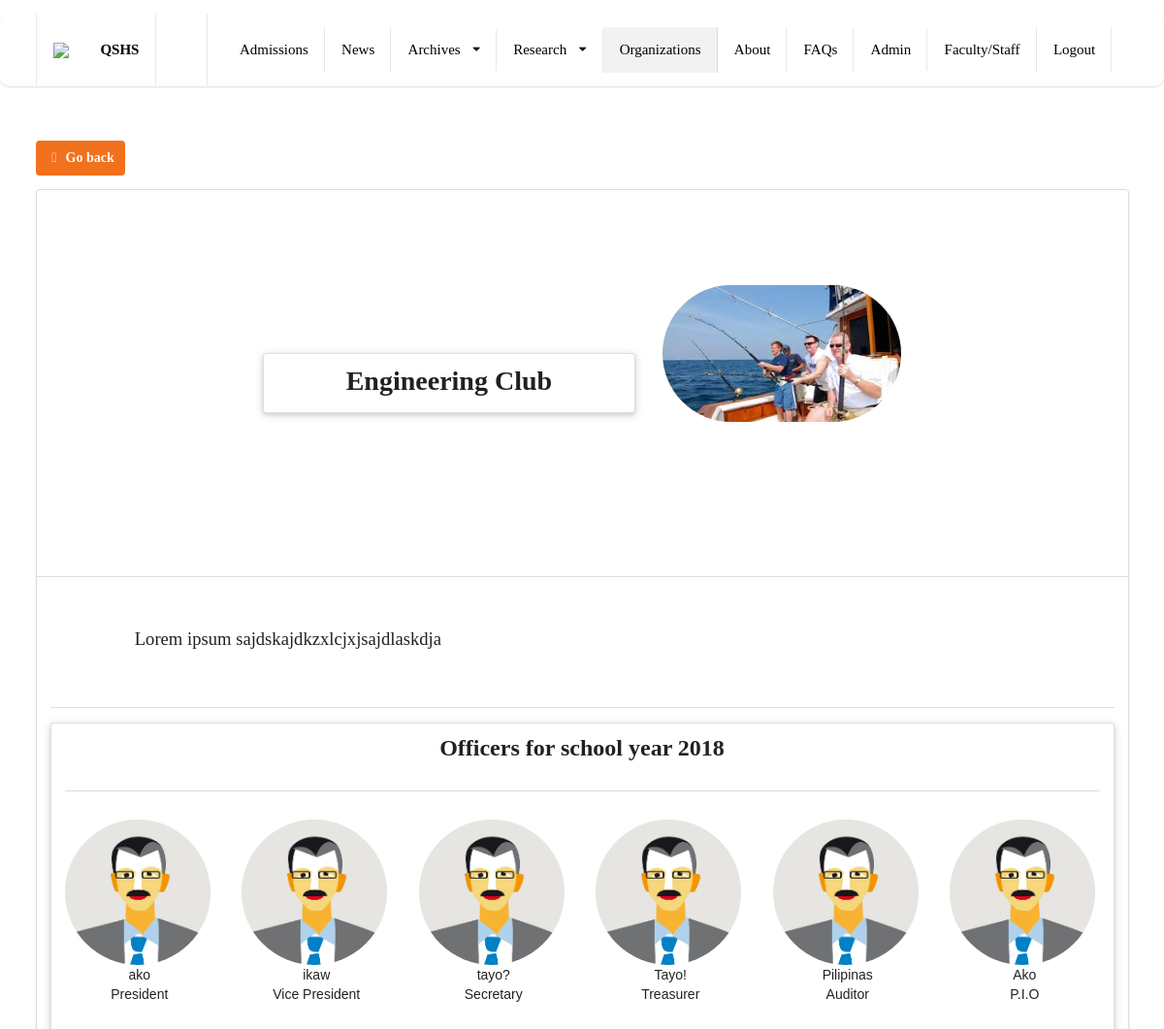
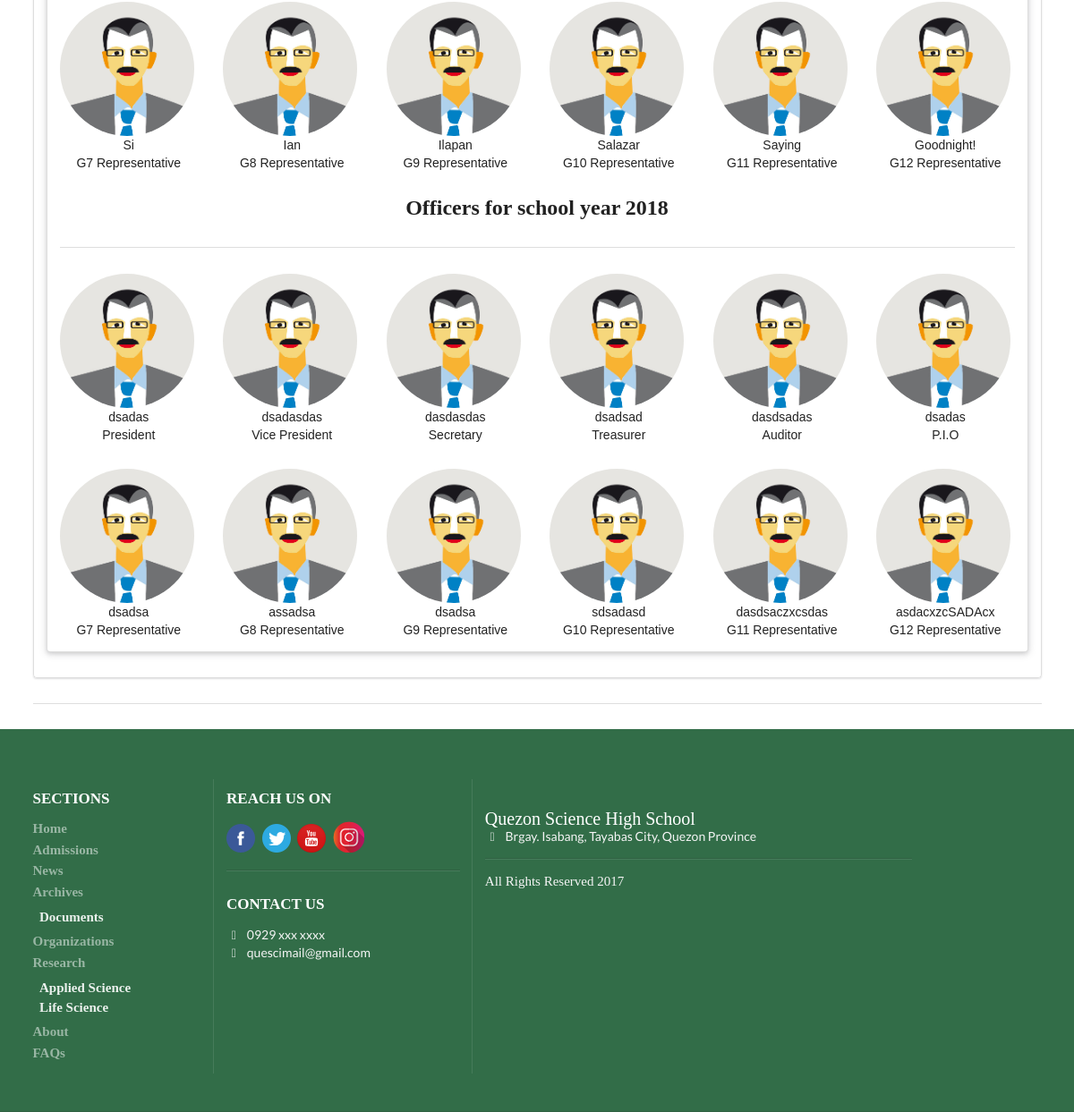
The page /organizations/details/2 (signed in) on the database its author committed (2 pictures, top to bottom).
### staff/models.py (models this page shows, shortened)
class Organization(models.Model):
    LEVEL = (
        ("Main", "Main"),
        ("Core Subject", "Core Subject"),
        ("Social Science", "Social Science"),
        ("Music and Arts", "Music and Arts"),
    )
    name = models.CharField(max_length=100)
    category = models.CharField(choices=LEVEL, max_length=50, blank=True, null=True)
    logo = models.ImageField(upload_to="organization/{}/logo".format(name), null=True)
    acronym = models.CharField(max_length=10)
    description = models.TextField(max_length=5000)

class OrganizationOfficer(models.Model):
    organization = models.ForeignKey(Organization, related_name="officers", on_delete=models.CASCADE)
    SY_CHOICES = [
        (x,x) for x in range(timezone.now().year-1, timezone.now().year+1)
    ]
    school_year = models.PositiveIntegerField(validators=[
        MinValueValidator(2018),
        MaxValueValidator(timezone.now().year)
        ], choices=SY_CHOICES
    )
    adviser = models.CharField(max_length=100)
    president = models.CharField(max_length=100)
    vice_president = models.CharField(max_length=100)
    secretary = models.CharField(max_length=100)
    treasurer = models.CharField(max_length=100)
    auditor = models.CharField(max_length=100)
    pio = models.CharField(max_length=100)
    g7_rep = models.CharField(max_length=100)
    g8_rep = models.CharField(max_length=100)
    g9_rep = models.CharField(max_length=100)
    g10_rep = models.CharField(max_length=100)
    g11_rep = models.CharField(max_length=100)
    g12_rep = models.CharField(max_length=100)
    adviser_picture = models.ImageField(upload_to="organiation/" + str(organization.name).lower() + "/profiles", null=True, blank=True)
    pres_picture = models.ImageField(upload_to="organization/" + str(organization.name).lower() + "/profiles", null=True, blank=True)
    vp_picture = models.ImageField(upload_to="organization/" + str(organization.name).lower() + "/profiles", null=True, blank=True)
    sec_picture = models.ImageField(upload_to="organization/" + str(organization.name).lower() + "/profiles", null=True, blank=True)
    tres_picture = models.ImageField(upload_to="organization/" + str(organization.name).lower() + "/profiles", null=True, blank=True)
    aud_picture = models.ImageField(upload_to="organization/" + str(organization.name) + "/profiles", null=True, blank=True)
    pio_picture = models.ImageField(upload_to="organization/" + str(organization.name) + "/profiles", null=True, blank=True)
    g7_picture = models.ImageField(upload_to="organization/" + str(organization.name) + "/profiles", null=True, blank=True)
    g8_picture = models.ImageField(upload_to="organization/" + str(organization.name) + "/profiles", null=True, blank=True)
    g9_picture = models.ImageField(upload_to="organization/" + str(organization.name) + "/profiles", null=True, blank=True)
    g10_picture = models.ImageField(upload_to="organization/" + str(organization.name) + "/profiles", null=True, blank=True)
    g11_picture = models.ImageField(upload_to="organization/" + str(organization.name) + "/profiles", null=True, blank=True)
    g12_picture = models.ImageField(upload_to="organization/" + str(organization.name) + "/profiles", null=True, blank=True)
    @property
    def is_present(self):
        if self.school_year > timezone.now().year:
            return False
        else:
            return True

### main/views.py (the view)
# urls.py: path('organizations/details/<int:pk>', views.OrganizationDetailView.as_view(), name="organization_details"),
class OrganizationDetailView(DetailView):
    template_name = 'main/orgs_detail.html'
    model = Organization
    context_object_name = "organization"
    pk_url_kwarg = "pk"

### templates/main/orgs_detail.html (shortened to what this page needs)
{% extends 'base_2.html' %}
{% load staticfiles %}
{% block org %}
  active
{% endblock %}
{% block main_content %}
  <div class="ui container vertical stripe segment">
    <a href="{% url 'main:organizations' %}" class="ui orange icon button">
      <i class="left double angle icon"></i>
      Go back
    </a>
    <div class="ui segments">
        <div class="ui segment" id="banner">
          <div class="ui middle indent centered stackable grid">
            <div class="row">
              <div class="ui six wide computer sixteen wide tablet column">
                <div class="ui raised center aligned segment">
                  <h3 class="ui header">{{ object.name }}</h3>
                </div>
              </div>
              <div class="ui four wide computer sixteen wide tablet column">
                <img src="{{ object.logo.url }}" alt="" class="ui centered medium circular image">
              </div>
            </div>
          </div>
        </div>
        <div class="ui center aligned segment">
          <p class="ui description">
            {{ object.description|safe|linebreaksbr }}
          </p>
          <div class="ui divider">
          </div>
          <div class="ui six column grid raised segment"  id="officer-avatars">
            {% for officer in organization.officers.all %}
              {% if officer.is_present %}
              <div class="row">
                <div class="centered sixteen wide column">
                    <h2 class="ui header">Officers for school year {{ officer.school_year }}</h2>
                </div>
              </div>
              <div class="ui divider">
              </div>
            <div class="row">
              <div class="column">
                <img src="{% if not officer.pres_picture %} {% static 'img/avatar/tom.jpg' %} {% else %} {{ officer.pres_picture.url }} {% endif %}" alt="President" class="ui small circular image">
                <div class="description">
                  {{ officer.president }} <br />President
                </div>
              </div>
              <div class="column">
                <img src="{% if not officer.vp_picture %} {% static 'img/avatar/tom.jpg' %} {% else %} {{ officer.vp_picture.url }} {% endif %}" alt="Vice President" class="ui small circular image">
                <div class="description">
                  {{ officer.vice_president }} <br />Vice President
                </div>
              </div>
              <div class="column">
                <img src="{% if not officer.sec_picture %} {% static 'img/avatar/tom.jpg' %} {% else %} {{ officer.sec_picture.url }} {% endif %}" alt="Secretary" class="ui small circular image">
                <div class="description">
                  {{ officer.secretary }} <br />Secretary
                </div>
              </div>
              <div class="column">
                <img src="{% if not officer.tres_picture %} {% static 'img/avatar/tom.jpg' %} {% else %} {{ officer.tres_picture.url }} {% endif %}" alt="Treasurer" class="ui small circular image">
                <div class="description">
                  {{ officer.treasurer }} <br />Treasurer
                </div>
              </div>
              <div class="column">
                <img src="{% if not officer.aud_picture %} {% static 'img/avatar/tom.jpg' %} {% else %} {{ officer.aud_picture.url }} {% endif %}" alt="Auditor" class="ui small circular image">
                <div class="description">
                  {{ officer.auditor }} <br />Auditor
                </div>
              </div>
              <div class="column">
                <img src="{% if not officer.pio_picture %} {% static 'img/avatar/tom.jpg' %} {% else %} {{ officer.pio_picture.url }} {% endif %}" alt="P.I.O" class="ui small circular image">
                <div class="description">
                  {{ officer.pio }} <br />P.I.O
                </div>
              </div>
            </div>
            <div class="row">
              <div class="column">
                <img src="{% if not officer.g7_picture %} {% static 'img/avatar/tom.jpg' %} {% else %} {{ officer.g7_picture.url }} {% endif %}" alt="G7 Representative" class="ui small circular image">
                <div class="description">
                  {{ officer.g7_rep }} <br />G7 Representative
                </div>
              </div>
              <div class="column">
                <img src="{% if not officer.g8_picture %} {% static 'img/avatar/tom.jpg' %} {% else %} {{ officer.g8_picture.url }} {% endif %}" alt="G8 Representative" class="ui small circular image">
                <div class="description">
                  {{ officer.g8_rep }} <br />G8 Representative
                </div>
              </div>
              <div class="column">
                <img src="{% if not officer.g9_picture %} {% static 'img/avatar/tom.jpg' %} {% else %} {{ officer.g9_picture.url }} {% endif %}" alt="G9 Representative" class="ui small circular image">
                <div class="description">
                  {{ officer.g9_rep }} <br />G9 Representative
                </div>
              </div>
              <div class="column">
                <img src="{% if not officer.g10_picture %} {% static 'img/avatar/tom.jpg' %} {% else %} {{ officer.g10_picture.url }} {% endif %}" alt="G10 Representative" class="ui small circular image">
                <div class="description">
                  {{ officer.g10_rep }} <br />G10 Representative
                </div>
              </div>
              <div class="column">
                <img src="{% if not officer.g11_picture %} {% static 'img/avatar/tom.jpg' %} {% else %} {{ officer.g11_picture.url }} {% endif %}" alt="G11 Representative" class="ui small circular image">
                <div class="description">
                  {{ officer.g11_rep }} <br />G11 Representative
                </div>
              </div>
              <div class="column">
                <img src="{% if not officer.g12_picture %} {% static 'img/avatar/tom.jpg' %} {% else %} {{ officer.g12_picture.url }} {% endif %}" alt="G12 Representative" class="ui small circular image">
                <div class="description">
                  {{ officer.g12_rep }} <br />G12 Representative
                </div>
              </div>
            </div>
          {% else %}
          <div class="row">
            <div class="column">
              <h3 class="ui header">No officers yet for this school year</h3>
            </div>
          </div>
          {% endif %}
          {% endfor %}
        </div>
    </div>
  </div>
</div>
{% endblock %}

### static/css/index.css (style rules this page uses)
.ui.header { font-family: Code Bold; }
.ui.vertical.stripe { margin: 2em 0em; padding: 2em 0em; }
.ui.vertical.stripe h3 { font-size: 2em; }
.ui.vertical.stripe .description { font-family: Raleway; }
.ui.vertical.stripe p { font-size: 1.33em; }
.ui.button { font-family: Code Bold; font-weight: bold; }

### rows shown on the page
Organization: name "Engineering Club", logo (picture), description "Lorem ipsum sajdskajdkzxlcjxjsajdlaskdja"
OrganizationOfficer: school_year "2018", president "ako", vice_president "ikaw", secretary "tayo?", treasurer "Tayo!", auditor "Pilipinas", pio "Ako", g7_rep "Si", g8_rep "Ian", g9_rep "Ilapan", g10_rep "Salazar", g11_rep "Saying", g12_rep "Goodnight!"
OrganizationOfficer: school_year "2018", president "dsadas", vice_president "dsadasdas", secretary "dasdasdas", treasurer "dsadsad", auditor "dasdsadas", pio "dsadas", g7_rep "dsadsa", g8_rep "assadsa", g9_rep "dsadsa", g10_rep "sdsadasd", g11_rep "dasdsaczxcsdas", g12_rep "asdacxzcSADAcx"
